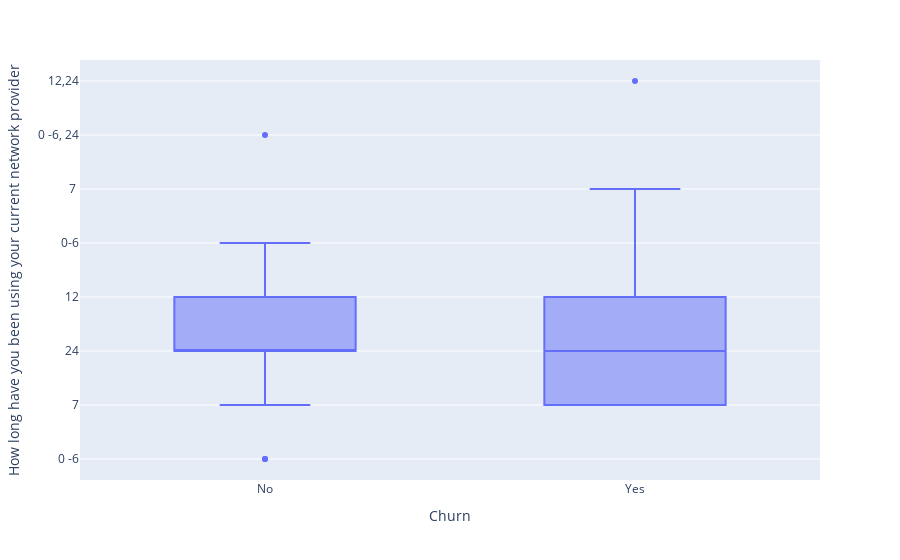

Notebook code for this chart:
### Code cell
#seeing the relationship of how long respondent have been usong their network provide
fig = px.box(data, x= 'Churn', y= 'How long have you been using your current network provider')
figsize=(15,15)
fig.show()

### Figure 1 — Plotly figure (JSON) as saved in the notebook; plotly's stock layout.template omitted (floating-point values rounded to 4 significant figures)
{"data": [{"alignmentgroup": "True", "hovertemplate": "Churn=%{x}<br>How long have you been using your current network provider=%{y}<extra></extra>", "legendgroup": "", "marker": {"color": "#636efa"}, "name": "", "notched": false, "offsetgroup": "", "orientation": "v", "showlegend": false, "x": ["No", "No", "No", "Yes", "No", "No", "No", "Yes", "Yes", "No", "No", "No", "No", "Yes", "No", "No", "No", "No", "No", "Yes", "Yes", "No", "No", "No", "No", "No", "No", "No", "No", "No", "No", "Yes", "No", "Yes", "No", "Yes", "No", "Yes", "No", "No", "No", "No", "Yes", "No", "No", "Yes", "No", "No", "No", "No", "Yes", "No", "No", "No", "No", "No", "No", "No", "No", "No", "Yes", "No", "No", "No", "No", "No", "Yes", "No", "No", "No", "No", "Yes", "No", "Yes", "No", "Yes", "No", "Yes", "No", "No", "No", "No", "No", "No", "Yes", "No", "Yes", "No", "Yes", "Yes", "No", "No", "No", "No", "Yes", "No", "Yes", "Yes", "No", "No", "No", "Yes", "Yes", "Yes", "No", "Yes", "Yes", "No", "No", "No", "Yes", "No", "No", "No", "No", "No", "No", "Yes", "No", "No"], "x0": " ", "xaxis": "x", "y": ["0 -6", "7", "24", "7", "12", "12", "7", "7", "12", "24", "7", "7", "0-6", "7 ", "0-6", "24", "0-6", "0-6", "12", "24", "0-6", "7", "24", "7", "7", "0-6", "7", "0-6", "0-6", "24", "12", "0-6", "0-6", "24", "7", "7", "0-6", "7", "12", "0-6", "0-6", "24", "24", "24", "24", "0-6", "0-6", "24", "24", "24", "0-6", "24", "24", "7", "24", "24", "24", "24", "0-6", "12", "12", "12", "7", "24", "12", "24", "24", "7", "0-6", "12", "0-6", "7", "0-6", "7", "7", "24", "0 -6", "12", "7", "7", "0 -6, 24", "7", "24", "24", "7", "24", "24", "24", "7", "24", "0-6", "12", "12", "0-6", "12,24", "24", "12", "24", "12", "7", "24", "24", "0-6", "24", "24", "24", "24", "24", "24", "24", "7", "24", "12", "0-6", "7", "24", "24", "7", "24", "12"], "y0": " ", "yaxis": "y", "type": "box"}], "layout": {"xaxis": {"anchor": "y", "domain": [0.0, 1.0], "title": {"text": "Churn"}}, "yaxis": {"anchor": "x", "domain": [0.0, 1.0], "title": {"text": "How long have you been using your current network provider"}}, "legend": {"tracegroupgap": 0}, "margin": {"t": 60}, "boxmode": "group"}}
